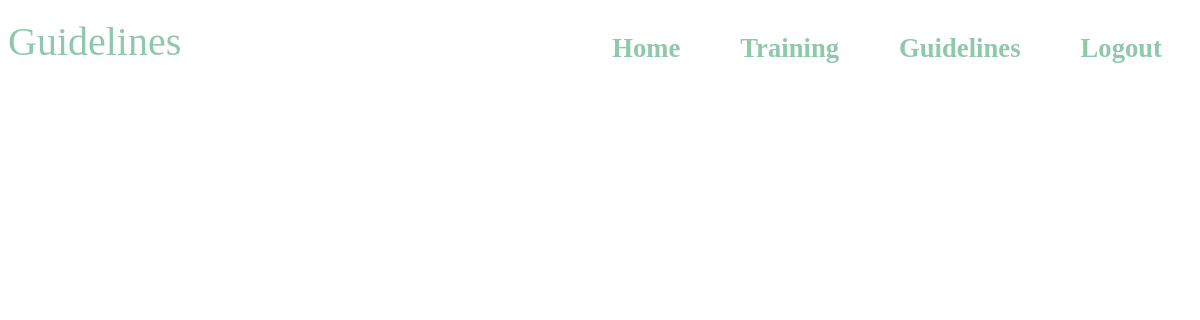
Before: /guidelines (signed in) with the older database file.
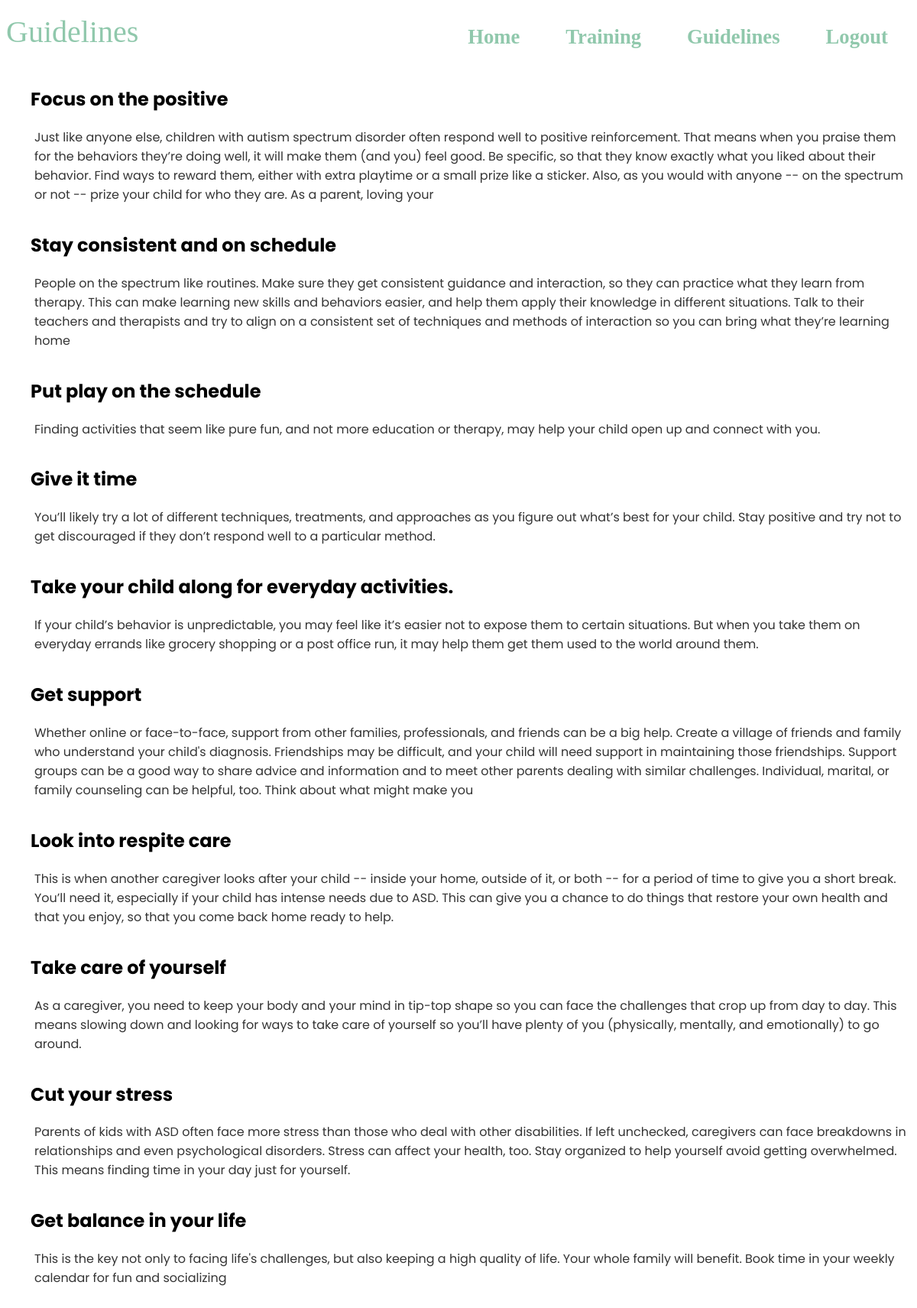
After: the same page with the newer database file.
### core/models.py (models this page shows, shortened)
class Guidelines(models.Model):
    heading = models.CharField(max_length=100)
    desc = models.CharField(max_length=500)

### core/views.py (the view)
# urls.py: path('guidelines',views.guidelines,name='guidelines'),
@login_required(login_url='login')
def guidelines(request):
    data = Guidelines.objects.all()
    context = {'data': data}
    return render(request, 'guidelines.html', context)

### templates/guidelines.html (shortened to what this page needs)
{%load static%}
<!DOCTYPE html>
<html lang="en">
  <head>
    <link rel="stylesheet" href="{%static 'css/guidelines.css'%}">
  </head>
  <body >
    <div class="navcontainer">
      <div class="heading">Guidelines</div>
      <div class="space"></div>
      <nav class="navbar">
        <a class="navbaritems " href="{%url 'home'%}">Home</a>
        <a class="navbaritems">Training</a>
        <a class="navbaritems" href="{%url 'guidelines'%}">Guidelines</a>
        <a class="navbaritems" href="{%url 'logout'%}">Logout</a>
      </nav>
    </div>
    <br>
    <div class="content">
        {%for i in data%}
     <dl>
      <dt><h2>{{i.heading}}</h2></dt>
      <dd>{{i.desc}}</dd>
     </dl>
     {%endfor%}
    </div>
  </body>
</html>

### static/css/guidelines.css (style rules this page uses)
.heading { margin-top: 10px; text-align: left; font-size: 30pt; color: rgb(144, 200, 172); text-shadow: #000000; box-shadow: 2px; align-self: flex-start; }
.space { width: 80%; }
a:link, a:visited, a:hover, a:active { text-decoration: none; }
.navcontainer { display: flex; align-content: space-between; }
.navbar { display: flex; }
.navbaritems { margin-top: 15px; margin-left: 10px; margin-right: 10px; padding-left: 20px; padding-right: 20px; padding-top: 10px; padding-bottom: 10px; text-align: center; color: rgb(144, 200, 172); font-size: 20pt; font-weight: 700; }
.content { margin-left: 2rem; margin-top: 20px; }
dd { margin: 5px; padding-bottom: 1rem; font-family: 'Poppins'; color: rgb(52, 52, 52); }
dt { margin-top: 10px; font-family: 'Poppins'; }

Changed rows visible on the page:
added Guidelines: heading "Focus on the positive", desc "Just like anyone else, children with autism spectrum disorder often respond well to positive reinforcement. That means when you praise them for the behaviors they’re doing well, it will make them (and you) feel good. Be specific, so that they know exactly what you liked about their behavior. Find ways to reward them, either with extra playtime or a small prize like a sticker. Also, as you would with anyone -- on the spectrum or not -- prize your child for who they are. As a parent, loving your"
added Guidelines: heading "Stay consistent and on schedule", desc "People on the spectrum like routines. Make sure they get consistent guidance and interaction, so they can practice what they learn from therapy. This can make learning new skills and behaviors easier, and help them apply their knowledge in different situations. Talk to their teachers and therapists and try to align on a consistent set of techniques and methods of interaction so you can bring what they’re learning home"
added Guidelines: heading "Put play on the schedule", desc "Finding activities that seem like pure fun, and not more education or therapy, may help your child open up and connect with you."
added Guidelines: heading "Give it time", desc "You’ll likely try a lot of different techniques, treatments, and approaches as you figure out what’s best for your child. Stay positive and try not to get discouraged if they don’t respond well to a particular method."
added Guidelines: heading "Take your child along for everyday activities.", desc "If your child’s behavior is unpredictable, you may feel like it’s easier not to expose them to certain situations. But when you take them on everyday errands like grocery shopping or a post office run, it may help them get them used to the world around them."
added Guidelines: heading "Get support", desc "Whether online or face-to-face, support from other families, professionals, and friends can be a big help. Create a village of friends and family who understand your child's diagnosis. Friendships may be difficult, and your child will need support in maintaining those friendships. Support groups can be a good way to share advice and information and to meet other parents dealing with similar challenges. Individual, marital, or family counseling can be helpful, too. Think about what might make you"
added Guidelines: heading "Look into respite care", desc "This is when another caregiver looks after your child -- inside your home, outside of it, or both -- for a period of time to give you a short break. You’ll need it, especially if your child has intense needs due to ASD. This can give you a chance to do things that restore your own health and that you enjoy, so that you come back home ready to help."
added Guidelines: heading "Take care of yourself", desc "As a caregiver, you need to keep your body and your mind in tip-top shape so you can face the challenges that crop up from day to day. This means slowing down and looking for ways to take care of yourself so you’ll have plenty of you (physically, mentally, and emotionally) to go around."
added Guidelines: heading "Cut your stress", desc "Parents of kids with ASD often face more stress than those who deal with other disabilities. If left unchecked, caregivers can face breakdowns in relationships and even psychological disorders. Stress can affect your health, too. Stay organized to help yourself avoid getting overwhelmed. This means finding time in your day just for yourself."
added Guidelines: heading "Get balance in your life", desc "This is the key not only to facing life's challenges, but also keeping a high quality of life. Your whole family will benefit. Book time in your weekly calendar for fun and socializing"
